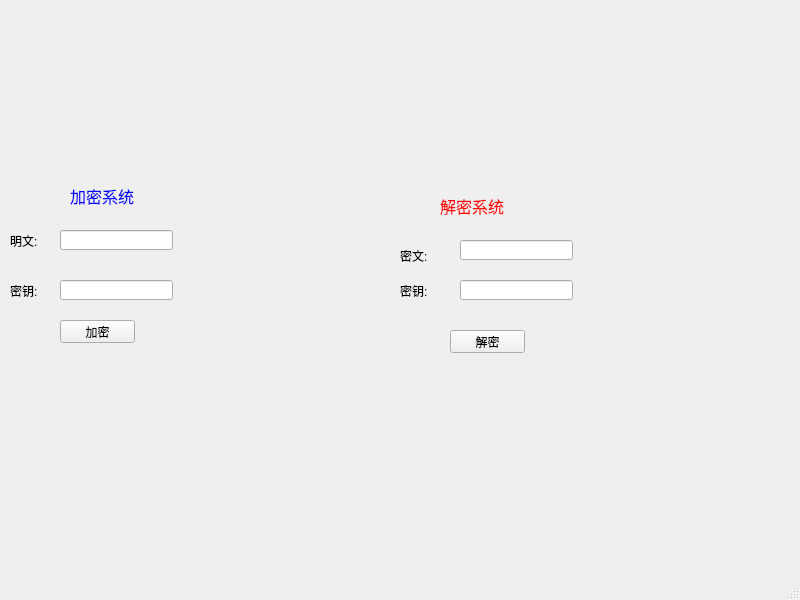
<?xml version="1.0" encoding="UTF-8"?>
<ui version="4.0">
 <class>MainWindow</class>
 <widget class="QMainWindow" name="MainWindow">
  <property name="geometry">
   <rect>
    <x>0</x>
    <y>0</y>
    <width>800</width>
    <height>600</height>
   </rect>
  </property>
  <property name="windowTitle">
   <string>MainWindow</string>
  </property>
  <widget class="QWidget" name="centralwidget">
   <widget class="QLabel" name="label">
    <property name="geometry">
     <rect>
      <x>70</x>
      <y>160</y>
      <width>201</width>
      <height>71</height>
     </rect>
    </property>
    <property name="styleSheet">
     <string notr="true">font-size: 12pt;color: blue;</string>
    </property>
    <property name="text">
     <string>加密系统</string>
    </property>
   </widget>
   <widget class="QLabel" name="label_2">
    <property name="geometry">
     <rect>
      <x>440</x>
      <y>180</y>
      <width>181</width>
      <height>51</height>
     </rect>
    </property>
    <property name="styleSheet">
     <string notr="true">font-size: 12pt;color: red;</string>
    </property>
    <property name="text">
     <string>解密系统</string>
    </property>
   </widget>
   <widget class="QLabel" name="label_3">
    <property name="geometry">
     <rect>
      <x>10</x>
      <y>220</y>
      <width>41</width>
      <height>41</height>
     </rect>
    </property>
    <property name="text">
     <string>明文:</string>
    </property>
   </widget>
   <widget class="QLabel" name="label_4">
    <property name="geometry">
     <rect>
      <x>10</x>
      <y>270</y>
      <width>41</width>
      <height>41</height>
     </rect>
    </property>
    <property name="text">
     <string>密钥:</string>
    </property>
   </widget>
   <widget class="QLineEdit" name="lineEdit">
    <property name="geometry">
     <rect>
      <x>60</x>
      <y>230</y>
      <width>113</width>
      <height>20</height>
     </rect>
    </property>
   </widget>
   <widget class="QLineEdit" name="lineEdit_2">
    <property name="geometry">
     <rect>
      <x>60</x>
      <y>280</y>
      <width>113</width>
      <height>20</height>
     </rect>
    </property>
   </widget>
   <widget class="QPushButton" name="pushButton">
    <property name="geometry">
     <rect>
      <x>60</x>
      <y>320</y>
      <width>75</width>
      <height>23</height>
     </rect>
    </property>
    <property name="text">
     <string>加密</string>
    </property>
   </widget>
   <widget class="QLabel" name="label_5">
    <property name="geometry">
     <rect>
      <x>400</x>
      <y>240</y>
      <width>51</width>
      <height>31</height>
     </rect>
    </property>
    <property name="text">
     <string>密文:</string>
    </property>
   </widget>
   <widget class="QLabel" name="label_6">
    <property name="geometry">
     <rect>
      <x>400</x>
      <y>280</y>
      <width>51</width>
      <height>21</height>
     </rect>
    </property>
    <property name="text">
     <string>密钥:</string>
    </property>
   </widget>
   <widget class="QLineEdit" name="lineEdit_3">
    <property name="geometry">
     <rect>
      <x>460</x>
      <y>240</y>
      <width>113</width>
      <height>20</height>
     </rect>
    </property>
   </widget>
   <widget class="QLineEdit" name="lineEdit_4">
    <property name="geometry">
     <rect>
      <x>460</x>
      <y>280</y>
      <width>113</width>
      <height>20</height>
     </rect>
    </property>
   </widget>
   <widget class="QPushButton" name="pushButton_2">
    <property name="geometry">
     <rect>
      <x>450</x>
      <y>330</y>
      <width>75</width>
      <height>23</height>
     </rect>
    </property>
    <property name="text">
     <string>解密</string>
    </property>
   </widget>
  </widget>
  <widget class="QMenuBar" name="menubar">
   <property name="geometry">
    <rect>
     <x>0</x>
     <y>0</y>
     <width>800</width>
     <height>22</height>
    </rect>
   </property>
  </widget>
  <widget class="QStatusBar" name="statusbar"/>
 </widget>
 <resources/>
 <connections>
  <connection>
   <sender>pushButton</sender>
   <signal>clicked()</signal>
   <receiver>MainWindow</receiver>
   <slot>jiami()</slot>
   <hints>
    <hint type="sourcelabel">
     <x>126</x>
     <y>339</y>
    </hint>
    <hint type="destinationlabel">
     <x>164</x>
     <y>377</y>
    </hint>
   </hints>
  </connection>
  <connection>
   <sender>pushButton_2</sender>
   <signal>clicked()</signal>
   <receiver>MainWindow</receiver>
   <slot>jiemi()</slot>
   <hints>
    <hint type="sourcelabel">
     <x>454</x>
     <y>333</y>
    </hint>
    <hint type="destinationlabel">
     <x>489</x>
     <y>377</y>
    </hint>
   </hints>
  </connection>
 </connections>
 <slots>
  <slot>jiami()</slot>
  <slot>jiemi()</slot>
 </slots>
</ui>
